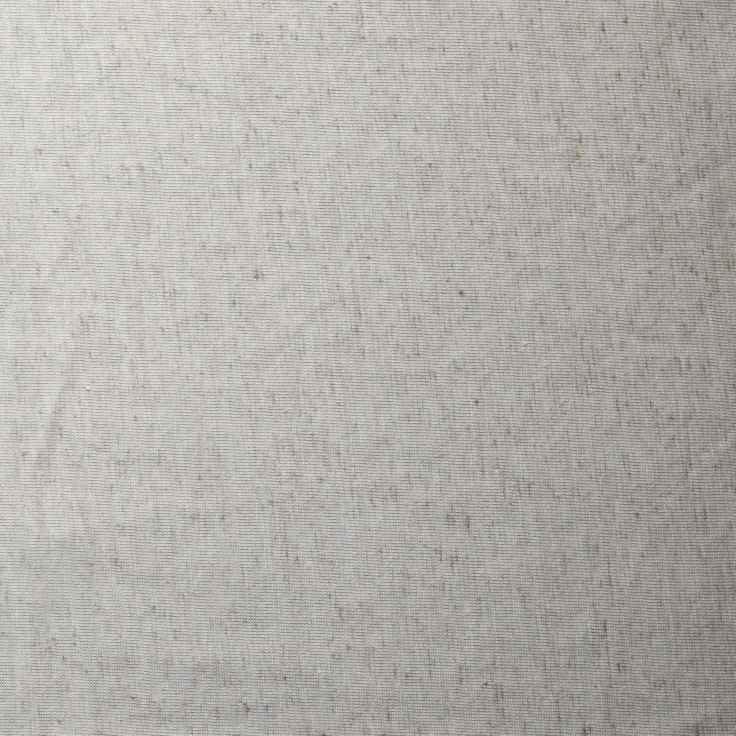
#> input picture Image.jpg, 2206 x 2206 px (shown at 1/3 size)
$ jupyter execute --allow-errors TrytofindCottonImage.ipynb
#> lines starting #> are read from the running program, lines starting #| are printed output that depends on the picture
### library.py
import os
from PIL import Image
import numpy as np
#from sklearn.decomposition import PCA
import glob


# [4 lines left out: function load_and_resize_image, not called in this run]


# [32 lines of commented-out code are left out]

'''
Library for fabric classification.
'''

# [29 lines left out: functions get_labels, resize_dataset_fabric, not called in this run]


def create_dataset_fabric(dataset_path):
    dataset, labels = [], []
    for im_path in glob.glob(os.path.join(dataset_path, "*/*/*")):
        img = Image.open(im_path).convert('RGB')

        dataset.append(np.array(img).flatten())

        l = im_path.split("\\")[-1]

        if "cotton" in l:
            labels.append("cotton")
        else:
            labels.append("other")

    return dataset, labels

# [4 lines of commented-out code are left out]

### TrytofindCottonImage.ipynb
[cell 1]
import os # with function .path manipulate paths names and files names
from PIL import Image #stands for Python Image Library
import numpy as np #library for numbers
from sklearn.decomposition import PCA #library with ML algorithm
import glob #glog.glob returns a list files upon the file paths
from library import resize_dataset_fabric, create_dataset_fabric
import pandas as pd
from sklearn.preprocessing import LabelEncoder, MinMaxScaler
from sklearn.model_selection import train_test_split
from sklearn.svm import SVC
from sklearn.metrics import classification_report, accuracy_score
import cv2


# resize_dataset_fabric("dataset", size=(64,64))
dataset, labels = create_dataset_fabric("dataset_resized")

# print(dataset[0])
# print(labels[1])
print(len(dataset))

pca = PCA(n_components=500)
#> (the rest of this cell did not finish here and is left out)

[cell 2]
#import and resize image
img = cv2.imread("Image.jpg")
#> img is the input picture: shape (2206, 2206, 3); mean B, G, R 172.1, 176.2, 178.5
res = img[0:400,0:400,:] #da:a px in x, da:a px in y, 0= 3 canali rgb
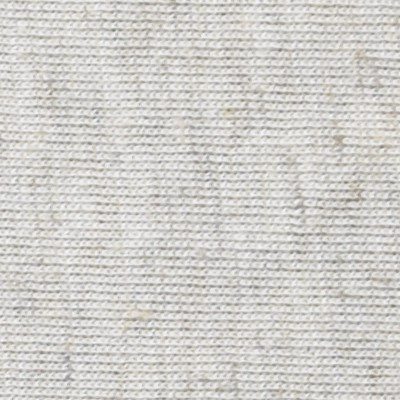
#> res: shape (400, 400, 3); mean B, G, R 203.4, 207.1, 208.8
resized_up = cv2.resize(res, (64,64), interpolation= cv2.INTER_LINEAR)
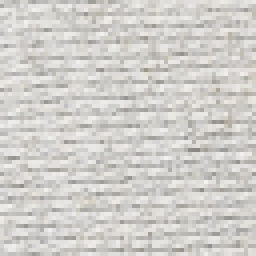
#> resized_up: shape (64, 64, 3) (shown 4 times larger); mean B, G, R 203.1, 206.8, 208.5
resized_up = resized_up.flatten()
#> resized_up = 12288 values, max 243 at index 7613, min 128 at index 7251, mean 206.1
print(resized_up.shape)
#| (12288,)


#> (the rest of this cell did not finish here and is left out)
